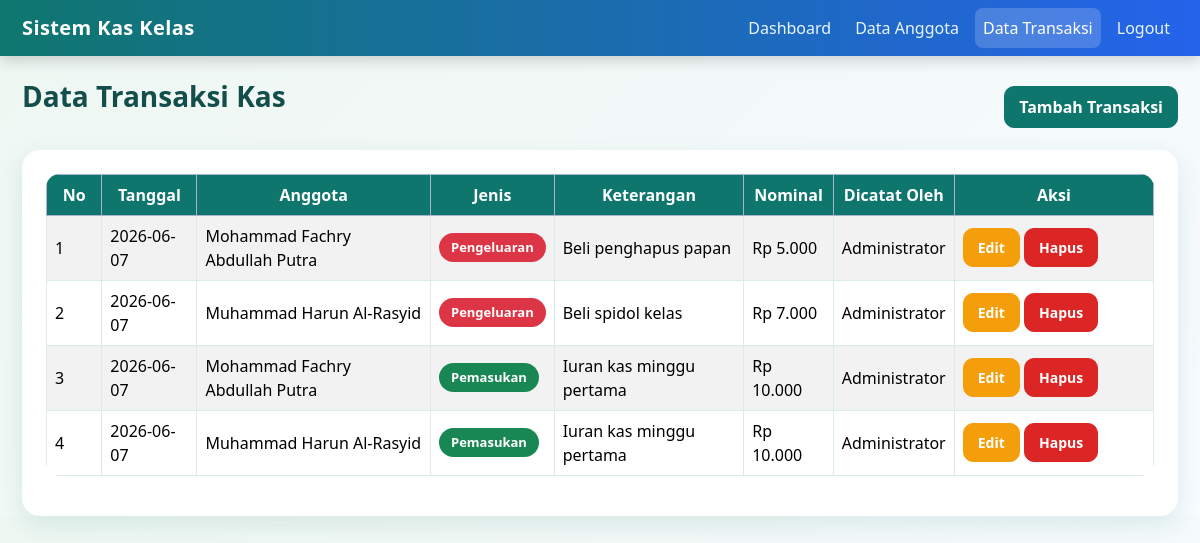
/pages/transaksi.php (signed in), run on the app's committed database.
### tables this page shows
CREATE TABLE `transaksi_kas` (
  `id_transaksi` int(11) NOT NULL,
  `id_anggota` int(11) NOT NULL,
  `id_user` int(11) NOT NULL,
  `tanggal` date NOT NULL,
  `jenis` enum('pemasukan','pengeluaran') NOT NULL,
  `keterangan` varchar(255) NOT NULL,
  `nominal` int(11) NOT NULL,
  `created_at` timestamp NOT NULL DEFAULT current_timestamp()
);

CREATE TABLE `anggota` (
  `id_anggota` int(11) NOT NULL,
  `nama_anggota` varchar(100) NOT NULL,
  `nim` varchar(30) NOT NULL,
  `kelas` varchar(50) NOT NULL,
  `no_hp` varchar(20) NOT NULL
);

CREATE TABLE `users` (
  `id_user` int(11) NOT NULL,
  `nama` varchar(100) NOT NULL,
  `username` varchar(50) NOT NULL,
  `password` varchar(255) NOT NULL,
  `role` enum('admin','user') NOT NULL
);

### pages/transaksi.php (the view, shortened to what this page needs)
<?php
include '../config/database.php';
$query = mysqli_query($conn, "
    SELECT
        transaksi_kas.*,
        anggota.nama_anggota,
        users.nama AS nama_user
    FROM transaksi_kas
    INNER JOIN anggota ON transaksi_kas.id_anggota = anggota.id_anggota
    INNER JOIN users ON transaksi_kas.id_user = users.id_user
    ORDER BY transaksi_kas.tanggal DESC, transaksi_kas.id_transaksi DESC
");
?>
<!DOCTYPE html>
<html lang="id">
<head>
    <link href="https://cdn.jsdelivr.net/npm/bootstrap@5.3.3/dist/css/bootstrap.min.css" rel="stylesheet">
    <link rel="stylesheet" href="../assets/css/style.css">
</head>
<body class="bg-light">
<nav class="navbar navbar-expand-lg navbar-dark bg-primary">
    <div class="container">
        <a class="navbar-brand" href="dashboard.php">Sistem Kas Kelas</a>
        <div class="navbar-nav ms-auto">
            <a class="nav-link" href="dashboard.php">Dashboard</a>
            <a class="nav-link" href="anggota.php">Data Anggota</a>
            <a class="nav-link active" href="transaksi.php">Data Transaksi</a>
            <a class="nav-link" href="../auth/logout.php">Logout</a>
        </div>
    </div>
</nav>
<div class="container mt-4">
    <div class="d-flex justify-content-between align-items-center mb-3">
        <h3>Data Transaksi Kas</h3>
        <?php if ($_SESSION['role'] == 'admin') { ?>
            <a href="tambah_transaksi.php" class="btn btn-primary">Tambah Transaksi</a>
        <?php } ?>
    </div>
    <div class="card shadow-sm">
        <div class="card-body">
            <table class="table table-bordered table-striped">
                <thead class="table-primary">
                    <tr>
                        <th width="5%">No</th>
                        <th>Tanggal</th>
                        <th>Anggota</th>
                        <th>Jenis</th>
                        <th>Keterangan</th>
                        <th>Nominal</th>
                        <th>Dicatat Oleh</th>
                        <?php if ($_SESSION['role'] == 'admin') { ?>
                            <th width="18%">Aksi</th>
                        <?php } ?>
                    </tr>
                </thead>
                <tbody>
                    <?php
                    $no = 1;
                    if (mysqli_num_rows($query) > 0) {
                        while ($data = mysqli_fetch_assoc($query)) {
                    ?>
                            <tr>
                                <td><?php echo $no++; ?></td>
                                <td><?php echo htmlspecialchars($data['tanggal']); ?></td>
                                <td><?php echo htmlspecialchars($data['nama_anggota']); ?></td>
                                <td>
                                    <?php if ($data['jenis'] == 'pemasukan') { ?>
                                        <span class="badge bg-success">Pemasukan</span>
                                    <?php } else { ?>
                                        <span class="badge bg-danger">Pengeluaran</span>
                                    <?php } ?>
                                </td>
                                <td><?php echo htmlspecialchars($data['keterangan']); ?></td>
                                <td>
                                    Rp <?php echo number_format($data['nominal'], 0, ',', '.'); ?>
                                </td>
                                <td><?php echo htmlspecialchars($data['nama_user']); ?></td>
                                <?php if ($_SESSION['role'] == 'admin') { ?>
                                    <td>
                                        <a href="edit_transaksi.php?id=<?php echo $data['id_transaksi']; ?>" class="btn btn-warning btn-sm">Edit</a>
                                        <a href="hapus_transaksi.php?id=<?php echo $data['id_transaksi']; ?>"
                                           class="btn btn-danger btn-sm"
                                           onclick="return confirm('Yakin ingin menghapus transaksi ini?')">
                                           Hapus
                                        </a>
                                    </td>
                                <?php } ?>
                            </tr>
                    <?php
                        }
                    } ?>
                </tbody>
            </table>
        </div>
    </div>
</div>
</body>
</html>

### assets/css/style.css (style rules this page uses)
body { font-family: "Segoe UI", Arial, sans-serif; background: linear-gradient(135deg, #eef7f2 0%, #f8fbff 100%); color: #263238; }
.navbar { background: linear-gradient(90deg, #0f766e, #2563eb) !important; box-shadow: 0 4px 14px rgba(0, 0, 0, 0.18); }
.navbar-brand { font-weight: 700; letter-spacing: 0.4px; }
.navbar .nav-link { color: #eaf7ff !important; font-weight: 500; margin-left: 8px; border-radius: 8px; padding: 8px 12px; }
.navbar .nav-link:hover, .navbar .nav-link.active { background-color: rgba(255, 255, 255, 0.18); color: #ffffff !important; }
.container { max-width: 1180px; }
h3 { font-weight: 700; color: #134e4a; margin-bottom: 20px; }
.card { border: none; border-radius: 18px; background-color: #ffffff; }
.card.shadow, .card.shadow-sm { box-shadow: 0 8px 24px rgba(15, 118, 110, 0.12) !important; }
.card-body { padding: 24px; }
.table { border-radius: 14px; overflow: hidden; background-color: white; }
.table th { background-color: #0f766e !important; color: white; text-align: center; vertical-align: middle; font-weight: 600; }
.table td { vertical-align: middle; }
.table-striped tbody tr:nth-of-type(odd) { background-color: #f0fdfa; }
.table-bordered { border-color: #d9ece8; }
.btn { border-radius: 10px; font-weight: 600; padding: 8px 14px; }
.btn-primary { background-color: #0f766e; border-color: #0f766e; }
.btn-warning { background-color: #f59e0b; border-color: #f59e0b; color: white; }
.btn-danger { background-color: #dc2626; border-color: #dc2626; }
.badge { border-radius: 20px; padding: 8px 12px; font-size: 13px; }

### data on the page
transaksi_kas: tanggal "2026-06-07", id_anggota.nama_anggota "Mohammad Fachry Abdullah Putra", jenis "Pengeluaran", keterangan "Beli penghapus papan", nominal "5.000", id_user.nama "Administrator"
transaksi_kas: tanggal "2026-06-07", id_anggota.nama_anggota "Muhammad Harun Al-Rasyid", jenis "Pengeluaran", keterangan "Beli spidol kelas", nominal "7.000", id_user.nama "Administrator"
transaksi_kas: tanggal "2026-06-07", id_anggota.nama_anggota "Mohammad Fachry Abdullah Putra", jenis "Pemasukan", keterangan "Iuran kas minggu pertama", nominal "10.000", id_user.nama "Administrator"
transaksi_kas: tanggal "2026-06-07", id_anggota.nama_anggota "Muhammad Harun Al-Rasyid", jenis "Pemasukan", keterangan "Iuran kas minggu pertama", nominal "10.000", id_user.nama "Administrator"
